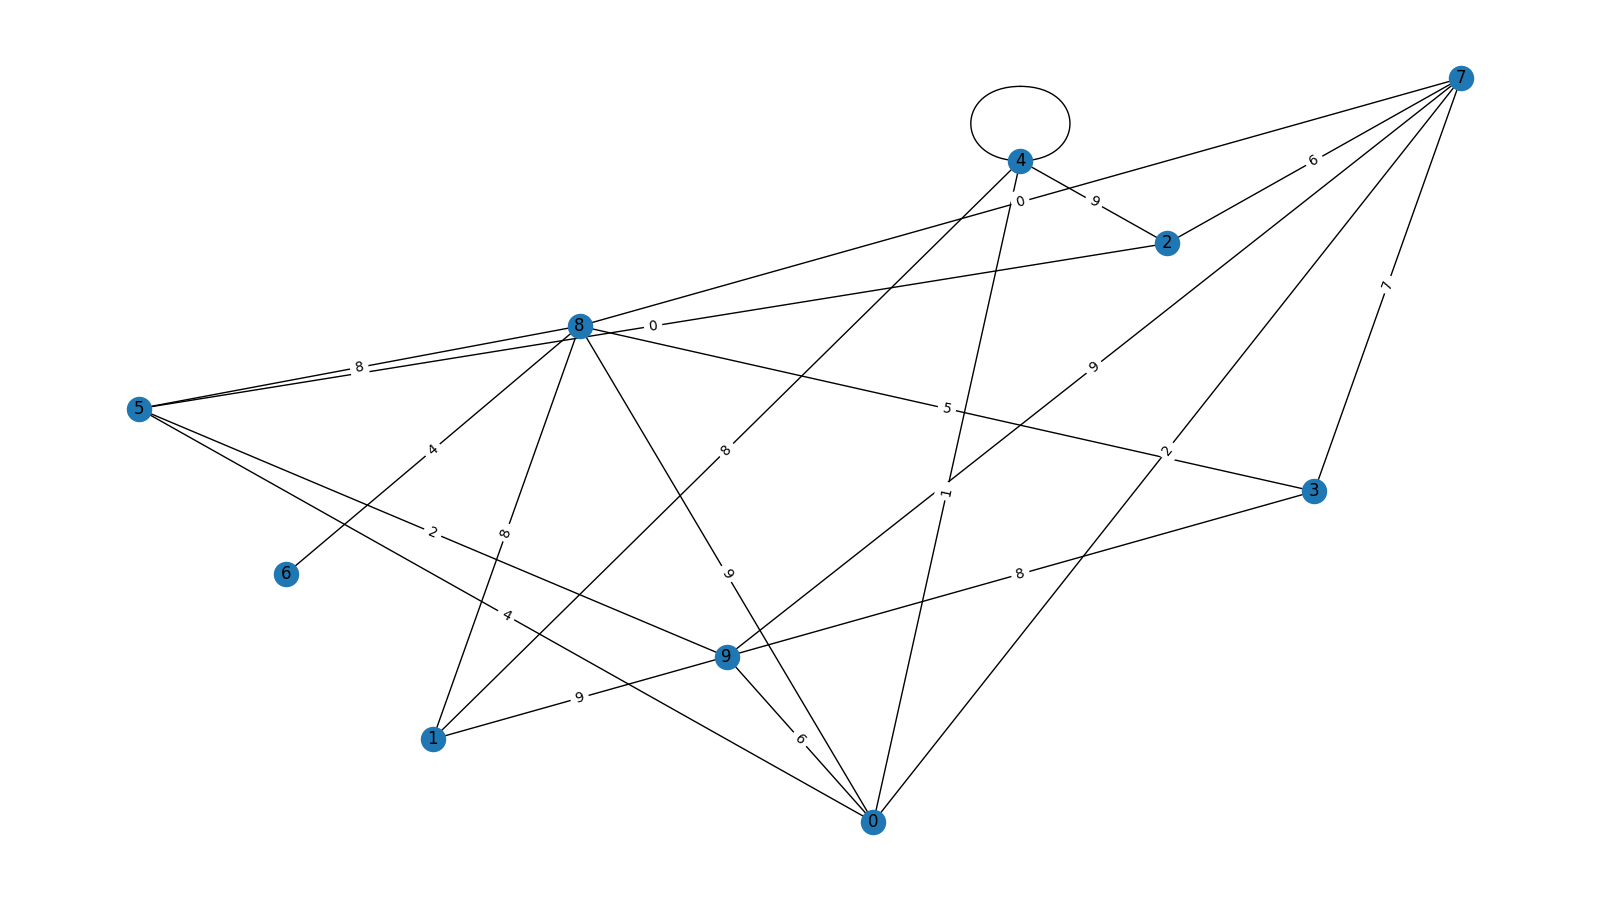

Here is the Python script that generated this plot:
import random

import networkx as nx
import matplotlib.pyplot as plt

graph_chars = []
typeFile = open('graph_type.txt', 'r')
for line in typeFile:
    graph_chars.append(int(line))
typeFile.close()

isDirected = graph_chars[0]
vNumber = graph_chars[1]
eNumber = graph_chars[2]

G = nx.Graph()
if isDirected == 1:
    G = nx.DiGraph()

vertices = []
vFile = open('vertices.txt', 'r')
for line in vFile:
    vertices.append(int(line))
vFile.close()

eArray = []
eFile = open('edges.txt', 'r')
for line in eFile:
    eArray.append(int(line))
eFile.close()

edges = []
for i in range(eNumber):
    v1 = eArray[3 * i]
    v2 = eArray[3 * i + 1]
    weight = eArray[3 * i + 2]
    edges.append([v1, v2, weight])

vRandX = vertices[:]
vRandY = vertices[:]
for v in vertices:
    x = random.choice(vRandX)
    y = random.choice(vRandY)
    vRandX.remove(x)
    vRandY.remove(y)
    G.add_node(v, pos=(x, y))

for e in edges:
    G.add_edge(e[0], e[1], weight=e[2])

plt.figure(figsize=(16, 9))
pos = nx.get_node_attributes(G, 'pos')
nx.draw(G, pos, with_labels=1)
labels = nx.get_edge_attributes(G, 'weight')
nx.draw_networkx_edge_labels(G, pos, edge_labels=labels)
plt.savefig("graph.png")
plt.show()
